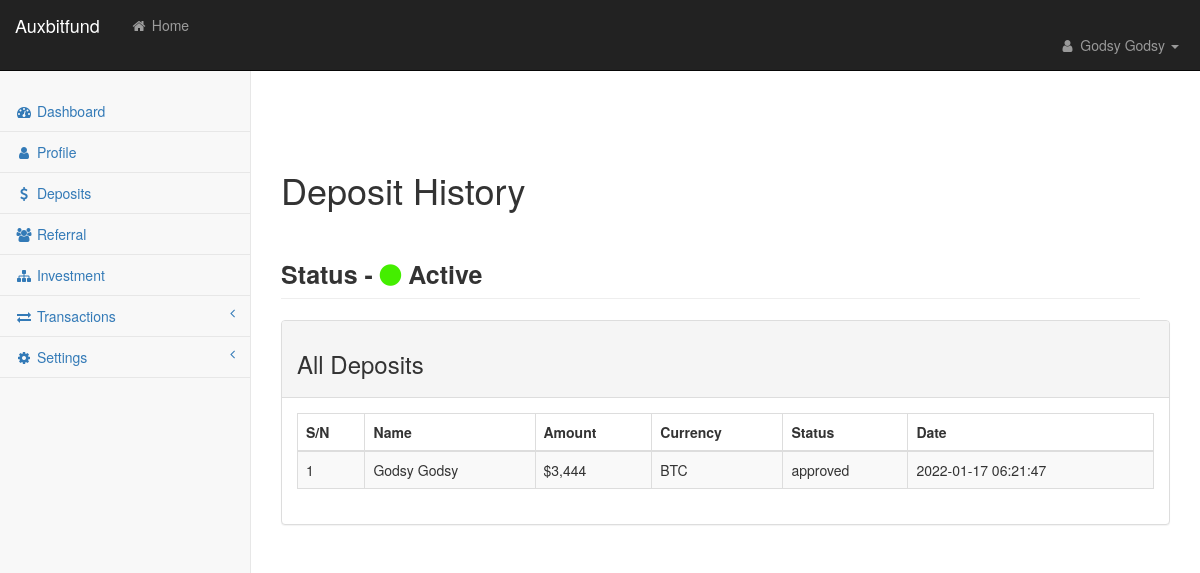
The app's page /user/dep_hist.php (signed in) with its own data.
### tables this page shows
CREATE TABLE `users` (
  `user_id` int(11) NOT NULL,
  `ref_id` varchar(11) NOT NULL,
  `referrer` varchar(11) NOT NULL,
  `name` varchar(150) NOT NULL,
  `gender` varchar(10) NOT NULL,
  `acn` varchar(10) NOT NULL,
  `btc` varchar(100) NOT NULL,
  `btc_type` varchar(10) NOT NULL,
  `eth` varchar(100) NOT NULL,
  `eth_type` varchar(10) NOT NULL,
  `trx` varchar(100) NOT NULL,
  `trx_type` varchar(10) NOT NULL,
  `ltc` varchar(100) NOT NULL,
  `ltc_type` varchar(20) NOT NULL,
  `doge` varchar(100) NOT NULL,
  `doge_type` varchar(20) NOT NULL,
  `bnb` varchar(100) NOT NULL,
  `bnb_type` varchar(20) NOT NULL,
  `usdt` varchar(100) NOT NULL,
  `usdt_type` varchar(50) NOT NULL,
  `perfect_money` varchar(20) NOT NULL,
  `paypal` varchar(50) NOT NULL,
  `usd_bal` float NOT NULL,
  `inv_cap` float NOT NULL,
  `email` varchar(150) NOT NULL,
  `password` varchar(200) NOT NULL,
  `plan` varchar(50) NOT NULL,
  `phone` varchar(150) NOT NULL,
  `address` varchar(150) NOT NULL,
  `state` varchar(100) NOT NULL,
  `country` varchar(100) NOT NULL,
  `activated` int(1) NOT NULL,
  `act_code` varchar(10) NOT NULL,
  `date_created` timestamp NOT NULL DEFAULT current_timestamp() ON UPDATE current_timestamp()
);

CREATE TABLE `trans` (
  `t_id` int(11) NOT NULL,
  `user_id` int(10) NOT NULL,
  `usd_amt` float NOT NULL,
  `currency` varchar(100) NOT NULL,
  `account` varchar(10) NOT NULL,
  `trans_id` varchar(100) NOT NULL,
  `r_acn` varchar(10) NOT NULL,
  `plan` varchar(20) NOT NULL,
  `days` varchar(50) DEFAULT NULL,
  `interest` int(11) NOT NULL,
  `type` varchar(20) NOT NULL,
  `status` varchar(20) NOT NULL,
  `count` int(11) NOT NULL DEFAULT 0,
  `date` timestamp NOT NULL DEFAULT current_timestamp() ON UPDATE current_timestamp(),
  `end_date` date NOT NULL
);

### site_name.php (called while the page is built, shortened)
<?php
$site_title = "Auxbitfund";

### user/inc/functions.inc.php (called while the page is built, shortened)
<?php
require_once 'db.php';
function sanitize($input)
{
	global $link;
	$input = htmlentities(strip_tags(trim($input)));
	$input = mysqli_real_escape_string($link, $input);
	return $input;
}
function fetch_user($user_id = null)
{
	global $link;
	if ($user_id != null) {
		$sql = "SELECT * FROM users WHERE user_id = '$user_id' ";
		$query = mysqli_query($link, $sql);
		if (mysqli_num_rows($query) > 0) {
			$row = mysqli_fetch_array($query);
			return $row;
		}return false;
	}return false;
}
function fetch_all_deposits_by_Id($user_id){
	global $link;
	$status = "pending";
	$type = "Deposit";
	$sql = "SELECT * FROM trans WHERE user_id = '$user_id' AND type = '$type' AND status != '$status' ORDER BY date DESC";
	$query = mysqli_query($link, $sql);
	if($query){
		if (mysqli_num_rows($query) > 0) {
			while ($row = mysqli_fetch_assoc($query)) {
			$inv[] = $row;
			}return $inv;
		}
	}return false;
}

### user/dep_hist.php (the view)
<?php
$title = "Deposit History";
require 'req/header.php';
?>
                    <div class="row">
                        <div class="col-lg-12">
                            <div class="panel panel-default">
                                <div class="panel-heading">
                                    <h3>All Deposits</h3>
                                </div>
                                <div class="panel-body">
                                    <div class="table-responsive">
                                        <table class="table table-striped table-bordered table-hover" id="dataTables-example">
                                            <thead>
                                                <tr>
                                                    <th>S/N</th>
                                                    <th>Name</th>
                                                    <th>Amount</th>
                                                    <th>Currency</th>
                                                    <th>Status</th>
                                                    <th>Date</th>
                                                </tr>
                                            </thead>
                                            <tbody>
                                            	<?php
                                            	$all_Deposits = fetch_all_deposits_by_Id($user_id);
                                            	if($all_Deposits){
                                            		$i = 0;
                                            		foreach ($all_Deposits as $dep) {
                                            			$i++;
                                            	 ?>
                                                <tr class="odd gradeX">
                                                    <td><?= $i ?></td>
                                                    <td><?= $user['name']; ?></td>
                                                    <td>$<?= number_format($dep['usd_amt']); ?></td>
                                                    <td class="center"><?= $dep['currency']; ?></td>
                                                    <td class="center"><?= $dep['status']; ?></td>
                                                    <td class="center"><?= $dep['date']; ?></td>
                                                </tr>
                                                <?php  }
                                            	} ?>
                                            </tbody>
                                        </table>
                                    </div>
                                </div>
                            </div>
                        </div>
                    </div>
<?php require 'req/footer.php'; ?>

### user/req/header.php (shortened to what this page needs)
<?php
require '../site_name.php';
require_once 'inc/functions.inc.php';
$user_id = $_SESSION['id'];
$user_id = sanitize($user_id);
$response = fetch_user($user_id);
if ($response) {
    $user = $response;
    if ($response['activated'] > 0) {
       $anton = 1;
    }else{
       $anton = 0;
    }
}
 ?>
<!DOCTYPE html>
<html lang="en">
    <head>
        <link href="css/bootstrap.min.css" rel="stylesheet">
        <link href="css/metisMenu.min.css" rel="stylesheet">
        <link href="css/timeline.css" rel="stylesheet">
        <link href="css/startmin.css" rel="stylesheet">
        <link href="css/morris.css" rel="stylesheet">
        <link href="css/font-awesome.min.css" rel="stylesheet" type="text/css">
    </head>
    <body style="resize: none;">
        <div id="wrapper">
            <nav class="navbar navbar-inverse navbar-fixed-top" role="navigation" style="width: 100%;">
                <div class="navbar-header">
                    <a class="navbar-brand" href="#"><?= $site_title ?></a>
                </div>
                <ul class="nav navbar-nav navbar-left navbar-top-links">
                    <li><a href="../"><i class="fa fa-home fa-fw"></i> Home</a></li>
                </ul>
                <ul class="nav navbar-right navbar-top-links">
                    <br>
                    <li class="dropdown">
                        <a class="dropdown-toggle" data-toggle="dropdown" href="#">
                            <i class="fa fa-user fa-fw"></i> <?= $user['name']; ?> <b class="caret"></b>
                        </a>
                    </li>
                </ul>
<br>
                            <br>
                <div id="satan" class="navbar-default sidebar hide" role="navigation">
                    <div class="sidebar-nav navbar-collapse">
                        <ul class="nav" id="side-menu">
                            <li>
                                <a href="dashboard" class="<?php if($title === "Dashboard"){
                                    echo 'active';
                                } ?>"><i class="fa fa-dashboard fa-fw"></i> Dashboard</a>
                            </li>
                            <li>
                                <a href="profile" class="<?php if($title === "Profile"){
                                    echo 'active';
                                } ?>"><i class="fa fa-user fa-fw"></i> Profile</a>
                            </li>
                            <li>
                                <a href="deposit" class="<?php if($title === "Deposits"){
                                    echo 'active';
                                } ?>"><i class="fa fa-dollar fa-fw"></i> Deposits</a>
                            </li>
                            <li>
                                <a href="ref" class="<?php if($title === "Referral"){
                                    echo 'active';
                                } ?>"><i class="fa fa-users fa-fw"></i> Referral</a>
                            </li>
                            <li>
                                <a href="pkg?sector=<?= $user['plan'] ?>" class="<?php if($title === "Investment"){
                                    echo 'active';
                                } ?>"><i class="fa fa-sitemap fa-fw"></i> Investment</a>
                            </li>
                            <li>
                                <a class="menu-trigger" href="#"><i class="fa fa-exchange fa-fw"></i> Transactions<span class="fa arrow"></span></a>
                            </li>
                            <li>
                                <a href="#"><i class="fa fa-gear fa-fw"></i> Settings<span class="fa arrow"></span></a>
                            </li>
                            </ul>
                    </div>
                </div>
            </nav>
            <div id="page-wrapper">
                <div class="container-fluid">
<br>
<br>
<br>
<br>
<br>
<?php
if ($user['activated'] == 2) {
    $act_status = "Active";
    $color = "#44ee00";
}elseif($user['activated'] == 1){
    $act_status = "Inactive<br>(Make a Deposit to Activate)";
    $color = "red";
}elseif($anton == 0){
    $lavey = "ACCOUNT RESTRICTED";
    $color = "red";
}
 ?>
                    <div class="row" style="width: 100%;">
                        <div class="col-lg-12">
                            <h1 class="page-header" style="width: 100%;"><?= $title; ?>
                                <?php if (isset($act_status)): ?>
                                    <br><br><b style="font-size: 25px;">Status - <i class="fa fa-circle" style="color: <?= $color ?>; font-size: 25px;"></i> <?= $act_status ?></b>
                                <?php endif ?>
                                </h1>
                        </div>
                        <div class="col-lg-5">
                        </div>
                    </div>

### user/css/startmin.css (style rules this page uses)
body { background-color: #f8f8f8; }
#wrapper { width: 100%; }
#page-wrapper { padding-top: 30px; min-height: 568px; background-color: #fff; }
@media (min-width:768px) { #page-wrapper { position: inherit; margin-left: 250px; padding: 30px 15px 0 15px; border-left: 1px solid #e7e7e7; } }
.navbar-header { float: left; }
.navbar-left { float: left; }
.navbar-right { text-align: right; }
.navbar-top-links { margin: 0; }
.navbar-top-links li { display: inline-block; }
.navbar-top-links li:last-child { margin-right: 6px; }
.navbar-top-links li a { padding: 15px; min-height: 50px; }
.navbar-top-links>li>a { color: #999; }
.sidebar .sidebar-nav.navbar-collapse { padding-right: 0; padding-left: 0; }
.sidebar ul li { border-bottom: 1px solid #e7e7e7; }
.sidebar .arrow { float: right; }
.sidebar .fa.arrow:before { content: "\f104"; }
@media (min-width:768px) { .sidebar { z-index: 1; position: absolute; width: 250px; margin-top: 51px; } }

### records on screen
users: name "Godsy Godsy", activated "Active"
trans: user.name "Godsy Godsy", usd_amt "3,444", currency "BTC", status "approved", date "2022-01-17 06:21:47"

### other values on screen
$site_title "Auxbitfund"
$title "Deposit History"
